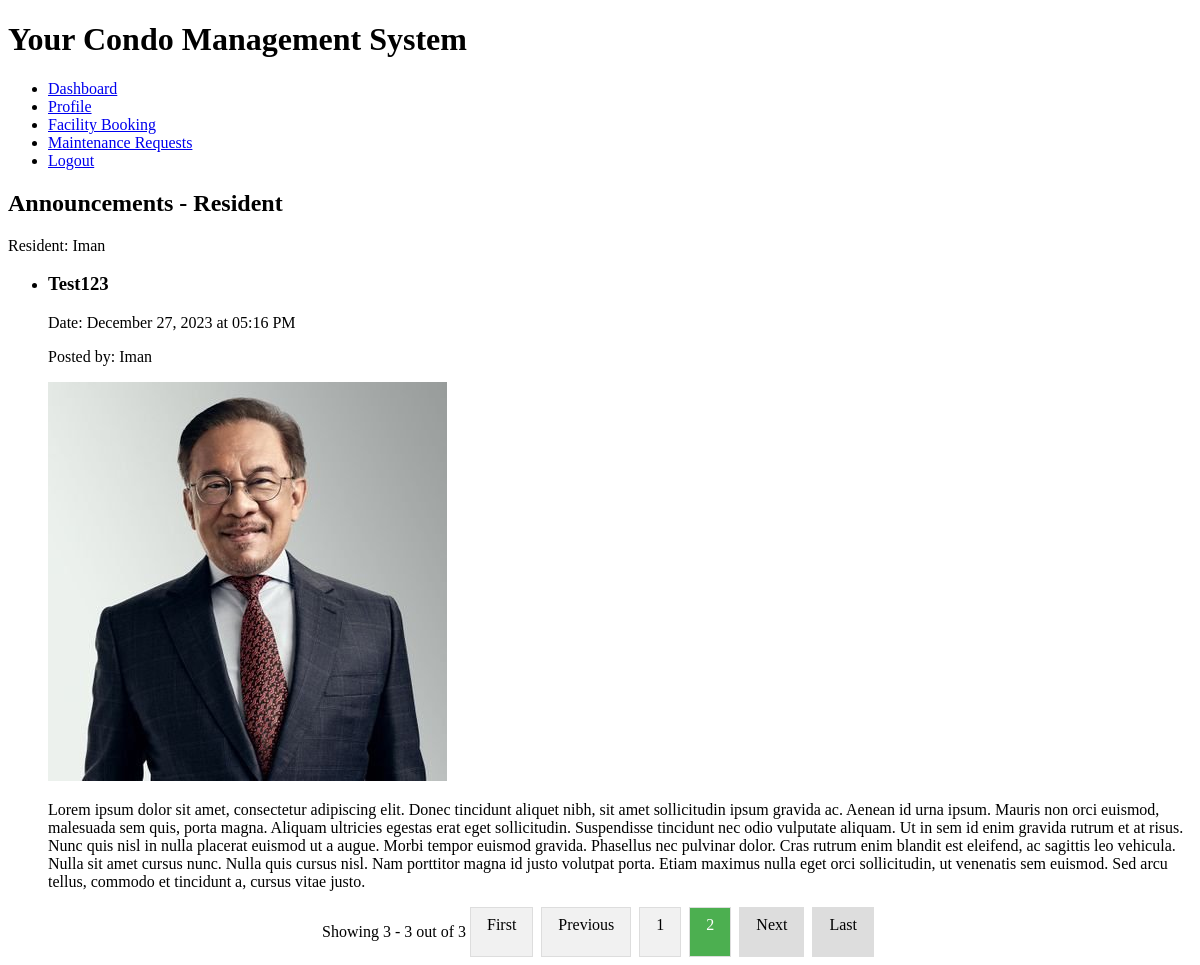
The page /resident/dashboard.php?page=2 (signed in) on the database its author committed.
### tables this page shows
CREATE TABLE `user` (
  `user_id` int(20) NOT NULL,
  `username` varchar(100) NOT NULL,
  `password` varchar(100) NOT NULL,
  `role_id` int(20) NOT NULL,
  `fullname` varchar(255) NOT NULL,
  `email` varchar(255) NOT NULL,
  `phone_number` varchar(20) DEFAULT NULL,
  `ic_number` varchar(14) DEFAULT NULL,
  `emergency_contact` varchar(255) DEFAULT NULL,
  `unit_id` int(11) DEFAULT NULL,
  `profile_pic` varchar(255) DEFAULT NULL
);

CREATE TABLE `announcement` (
  `announcement_id` int(20) NOT NULL,
  `title` varchar(20) NOT NULL,
  `content` text NOT NULL,
  `date` date NOT NULL,
  `worker_id` int(11) DEFAULT NULL,
  `media_url` varchar(255) DEFAULT NULL,
  `time` time DEFAULT NULL
);

### resident/dashboard.php (the view, shortened to what this page needs)
<?php
include '../include/connection.php';
include '../include/header.php';
include '../include/sidebar.php';
$userId = $_SESSION["user_id"];
$sql = "SELECT username FROM user WHERE user_id = $userId";
$result = $conn->query($sql);
if ($result->num_rows == 1) {
    $user = $result->fetch_assoc();
} else {
    $username = "Unknown";
}
$announcementsPerPage = 2;
$totalAnnouncementsSql = "SELECT COUNT(*) AS total_announcements FROM announcement";
$totalAnnouncementsResult = $conn->query($totalAnnouncementsSql);
$totalAnnouncementsRow = $totalAnnouncementsResult->fetch_assoc();
$totalAnnouncements = $totalAnnouncementsRow['total_announcements'];
$totalPages = ceil($totalAnnouncements / $announcementsPerPage);
$current_page = isset($_GET['page']) ? max(1, min($_GET['page'], $totalPages)) : 1;
$offset = ($current_page - 1) * $announcementsPerPage;
$announcementsSql = "SELECT announcement_id, title, content, DATE_FORMAT(date, '%M %e, %Y') AS formatted_date, TIME_FORMAT(time, '%h:%i %p') AS formatted_time, media_url, username AS worker_name
                     FROM announcement
                     JOIN user ON announcement.worker_id = user.user_id
                     ORDER BY date DESC
                     LIMIT $offset, $announcementsPerPage";
$announcementsResult = $conn->query($announcementsSql);
?>
<!DOCTYPE html>
<html lang="en">
<head>
</head>
<body>
    <h2>Announcements - Resident</h2>
    <?php if ($user): ?>
        <p>Resident: <?php echo $user['username']; ?></p>
        <?php if ($announcementsResult->num_rows > 0): ?>
            <ul>
                <?php while ($row = $announcementsResult->fetch_assoc()): ?>
                    <li>
                        <h3><?php echo $row['title']; ?></h3>
                        <p>Date: <?php echo $row['formatted_date']; ?> at <?php echo $row['formatted_time']; ?></p>
                        <p>Posted by: <?php echo $row['worker_name']; ?></p>
                        <?php if (!empty($row['media_url'])): ?>
                            <?php $mediaExtension = pathinfo($row['media_url'], PATHINFO_EXTENSION); ?>
                            <?php if (in_array($mediaExtension, ['jpg', 'jpeg', 'png', 'gif'])): ?>
                                <img src="../<?php echo $row['media_url']; ?>" alt="Image">
                            <?php endif; ?>
                        <?php endif; ?>
                        <p><?php echo $row['content']; ?></p>
                    </li>
                <?php endwhile; ?>
            </ul>
            <div class="pagination">
                <p>Showing <?php echo ($offset + 1) . " - " . min($offset + $announcementsPerPage, $totalAnnouncements); ?> out of <?php echo $totalAnnouncements; ?></p>
                <a href="?page=1" <?php echo ($current_page == 1) ? 'style="background-color: #ddd;"' : ''; ?>>First</a>
                <a href="?page=<?php echo max(1, $current_page - 1); ?>" <?php echo ($current_page == 1) ? 'style="background-color: #ddd;"' : ''; ?>>Previous</a>
                <?php for ($page = 1; $page <= $totalPages; $page++): ?>
                    <a href="?page=<?php echo $page; ?>" <?php echo ($current_page == $page) ? 'class="active"' : ''; ?>><?php echo $page; ?></a>
                <?php endfor; ?>
                <a href="?page=<?php echo min($totalPages, $current_page + 1); ?>" <?php echo ($current_page == $totalPages) ? 'style="background-color: #ddd;"' : ''; ?>>Next</a>
                <a href="?page=<?php echo $totalPages; ?>" <?php echo ($current_page == $totalPages) ? 'style="background-color: #ddd;"' : ''; ?>>Last</a>
            </div>
        <?php else: ?>
            <p>No announcements available.</p>
        <?php endif; ?>
    <?php else: ?>
        <p>Error: Worker not found.</p>
    <?php endif; ?>
</body>
</html>

### resident/dashboard.php (style rules this page uses)
.pagination { display: flex; justify-content: center; margin-top: 10px; }
.pagination a { padding: 8px 16px; text-decoration: none; color: black; background-color: #f1f1f1; border: 1px solid #ddd; margin: 0 4px; cursor: pointer; }
.pagination a.active { background-color: #4CAF50; color: white; }

### rows shown on the page
user: username "Iman"
announcement: title "Test123", formatted_date "December 27, 2023", formatted_time "05:16 PM", user.username "Iman", media_url (picture), content "Lorem ipsum dolor sit amet, consectetur adipiscing elit. Donec tincidunt aliquet nibh, sit amet sollicitudin ipsum gravida ac. Aenean id urna ipsum. Mauris non orci euismod, malesuada sem quis, porta magna. Aliquam ultricies egestas erat eget sollicitudin. Suspendisse tincidunt nec odio vulputate aliquam. Ut in sem id enim gravida rutrum et at risus. Nunc quis nisl in nulla placerat euismod ut a augue. Morbi tempor euismod gravida. Phasellus nec pulvinar dolor. Cras rutrum enim blandit est eleifend, ac sagittis leo vehicula. Nulla sit amet cursus nunc. Nulla quis cursus nisl. Nam porttitor magna id justo volutpat porta. Etiam maximus nulla eget orci sollicitudin, ut venenatis sem euismod.…"

### other values the page prints
$offset + 1 "3"
min($offset + $announcementsPerPage, $totalAnnouncements) "3"
$totalAnnouncements "3"
